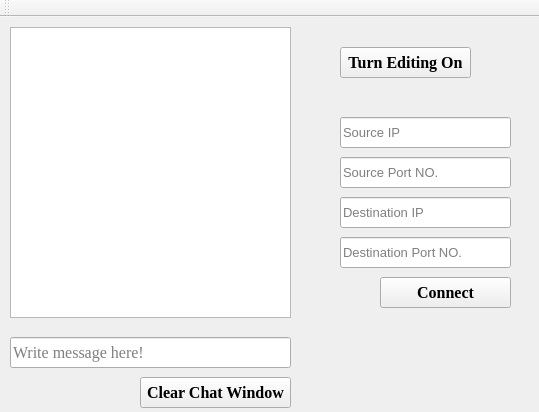
<?xml version="1.0" encoding="UTF-8"?>
<ui version="4.0">
 <class>MainWindow</class>
 <widget class="QMainWindow" name="MainWindow">
  <property name="geometry">
   <rect>
    <x>0</x>
    <y>0</y>
    <width>539</width>
    <height>412</height>
   </rect>
  </property>
  <property name="minimumSize">
   <size>
    <width>539</width>
    <height>412</height>
   </size>
  </property>
  <property name="windowTitle">
   <string>MainWindow</string>
  </property>
  <widget class="QWidget" name="centralWidget">
   <widget class="QLineEdit" name="typeMessage">
    <property name="geometry">
     <rect>
      <x>10</x>
      <y>320</y>
      <width>281</width>
      <height>31</height>
     </rect>
    </property>
    <property name="font">
     <font>
      <family>Times New Roman</family>
      <pointsize>12</pointsize>
     </font>
    </property>
    <property name="placeholderText">
     <string>Write message here!</string>
    </property>
   </widget>
   <widget class="QPushButton" name="turnEditBtn">
    <property name="geometry">
     <rect>
      <x>340</x>
      <y>30</y>
      <width>131</width>
      <height>31</height>
     </rect>
    </property>
    <property name="font">
     <font>
      <family>Times New Roman</family>
      <pointsize>12</pointsize>
      <weight>75</weight>
      <bold>true</bold>
     </font>
    </property>
    <property name="text">
     <string>Turn Editing On</string>
    </property>
   </widget>
   <widget class="QLineEdit" name="srcIP">
    <property name="enabled">
     <bool>true</bool>
    </property>
    <property name="geometry">
     <rect>
      <x>340</x>
      <y>100</y>
      <width>171</width>
      <height>31</height>
     </rect>
    </property>
    <property name="font">
     <font>
      <pointsize>10</pointsize>
     </font>
    </property>
    <property name="statusTip">
     <string/>
    </property>
    <property name="whatsThis">
     <string/>
    </property>
    <property name="accessibleDescription">
     <string/>
    </property>
    <property name="autoFillBackground">
     <bool>false</bool>
    </property>
    <property name="inputMask">
     <string/>
    </property>
    <property name="text">
     <string/>
    </property>
    <property name="frame">
     <bool>true</bool>
    </property>
    <property name="dragEnabled">
     <bool>false</bool>
    </property>
    <property name="readOnly">
     <bool>true</bool>
    </property>
    <property name="placeholderText">
     <string>Source IP</string>
    </property>
    <property name="cursorMoveStyle">
     <enum>Qt::LogicalMoveStyle</enum>
    </property>
   </widget>
   <widget class="QTextEdit" name="messages">
    <property name="geometry">
     <rect>
      <x>10</x>
      <y>10</y>
      <width>281</width>
      <height>291</height>
     </rect>
    </property>
    <property name="font">
     <font>
      <pointsize>10</pointsize>
     </font>
    </property>
    <property name="readOnly">
     <bool>true</bool>
    </property>
   </widget>
   <widget class="QLineEdit" name="srcPort">
    <property name="enabled">
     <bool>true</bool>
    </property>
    <property name="geometry">
     <rect>
      <x>340</x>
      <y>140</y>
      <width>171</width>
      <height>31</height>
     </rect>
    </property>
    <property name="font">
     <font>
      <pointsize>10</pointsize>
     </font>
    </property>
    <property name="statusTip">
     <string/>
    </property>
    <property name="whatsThis">
     <string/>
    </property>
    <property name="accessibleDescription">
     <string/>
    </property>
    <property name="inputMask">
     <string/>
    </property>
    <property name="text">
     <string/>
    </property>
    <property name="readOnly">
     <bool>true</bool>
    </property>
    <property name="placeholderText">
     <string>Source Port NO.</string>
    </property>
   </widget>
   <widget class="QLineEdit" name="dstIP">
    <property name="geometry">
     <rect>
      <x>340</x>
      <y>180</y>
      <width>171</width>
      <height>31</height>
     </rect>
    </property>
    <property name="font">
     <font>
      <pointsize>10</pointsize>
     </font>
    </property>
    <property name="statusTip">
     <string/>
    </property>
    <property name="whatsThis">
     <string/>
    </property>
    <property name="accessibleDescription">
     <string/>
    </property>
    <property name="inputMask">
     <string/>
    </property>
    <property name="text">
     <string/>
    </property>
    <property name="readOnly">
     <bool>true</bool>
    </property>
    <property name="placeholderText">
     <string>Destination IP</string>
    </property>
   </widget>
   <widget class="QLineEdit" name="dstPort">
    <property name="geometry">
     <rect>
      <x>340</x>
      <y>220</y>
      <width>171</width>
      <height>31</height>
     </rect>
    </property>
    <property name="font">
     <font>
      <pointsize>10</pointsize>
     </font>
    </property>
    <property name="statusTip">
     <string/>
    </property>
    <property name="whatsThis">
     <string/>
    </property>
    <property name="accessibleDescription">
     <string/>
    </property>
    <property name="inputMask">
     <string/>
    </property>
    <property name="text">
     <string/>
    </property>
    <property name="readOnly">
     <bool>true</bool>
    </property>
    <property name="placeholderText">
     <string>Destination Port NO.</string>
    </property>
   </widget>
   <widget class="QPushButton" name="clearWinBtn">
    <property name="geometry">
     <rect>
      <x>140</x>
      <y>360</y>
      <width>151</width>
      <height>31</height>
     </rect>
    </property>
    <property name="font">
     <font>
      <family>Times New Roman</family>
      <pointsize>12</pointsize>
      <weight>75</weight>
      <bold>true</bold>
     </font>
    </property>
    <property name="text">
     <string>Clear Chat Window</string>
    </property>
   </widget>
   <widget class="QPushButton" name="connectBtn">
    <property name="geometry">
     <rect>
      <x>380</x>
      <y>260</y>
      <width>131</width>
      <height>31</height>
     </rect>
    </property>
    <property name="font">
     <font>
      <family>Times New Roman</family>
      <pointsize>12</pointsize>
      <weight>75</weight>
      <bold>true</bold>
     </font>
    </property>
    <property name="text">
     <string>Connect</string>
    </property>
   </widget>
  </widget>
  <widget class="QToolBar" name="mainToolBar">
   <attribute name="toolBarArea">
    <enum>TopToolBarArea</enum>
   </attribute>
   <attribute name="toolBarBreak">
    <bool>false</bool>
   </attribute>
  </widget>
 </widget>
 <layoutdefault spacing="6" margin="11"/>
 <tabstops>
  <tabstop>srcIP</tabstop>
  <tabstop>srcPort</tabstop>
  <tabstop>dstIP</tabstop>
  <tabstop>dstPort</tabstop>
  <tabstop>typeMessage</tabstop>
  <tabstop>messages</tabstop>
  <tabstop>clearWinBtn</tabstop>
  <tabstop>turnEditBtn</tabstop>
 </tabstops>
 <resources/>
 <connections/>
</ui>
